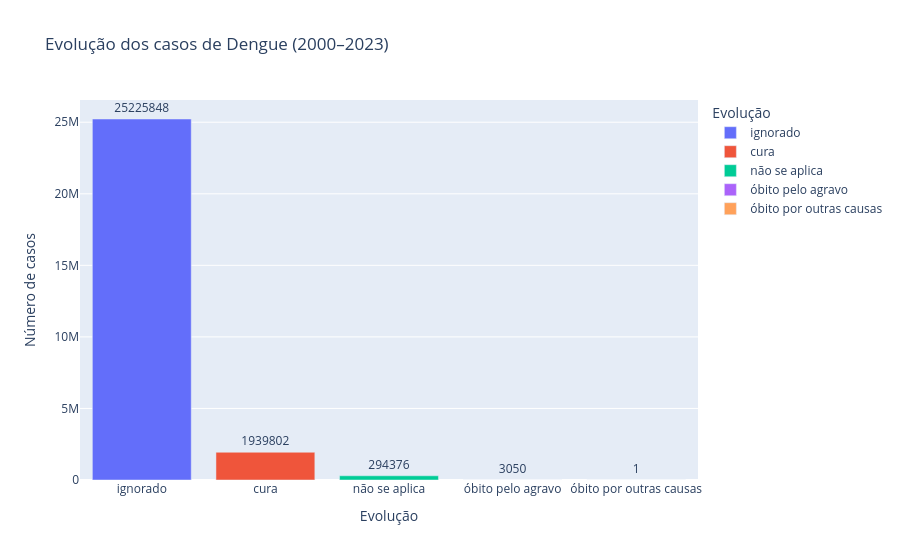

Here is the notebook cell this chart was saved with:
### Code cell
# Contagem dos resultados
evolucao_counts = (
    df_evolucao["CON_EVOLUC"]
    .value_counts()
    .reset_index()
)

evolucao_counts.columns = ["Evolução", "Contagem"]

fig = px.bar(
    evolucao_counts,
    x="Evolução",
    y="Contagem",
    text="Contagem",
    title="Evolução dos casos de Dengue (2000–2023)",
    labels={
        "Contagem": "Número de casos",
        "Evolução": "Evolução"
    },
    color="Evolução"
)

fig.update_traces(textposition="outside")

fig.show()

### Figure 1 — Plotly figure (JSON) as saved in the notebook; plotly's stock layout.template omitted (floating-point values rounded to 4 significant figures)
{"data": [{"hovertemplate": "Evolução=%{x}<br>Número de casos=%{text}<extra></extra>", "legendgroup": "ignorado", "marker": {"color": "#636efa", "pattern": {"shape": ""}}, "name": "ignorado", "orientation": "v", "showlegend": true, "text": [25230000.0], "textposition": "outside", "type": "bar", "x": ["ignorado"], "xaxis": "x", "y": [25225848], "yaxis": "y"}, {"hovertemplate": "Evolução=%{x}<br>Número de casos=%{text}<extra></extra>", "legendgroup": "cura", "marker": {"color": "#EF553B", "pattern": {"shape": ""}}, "name": "cura", "orientation": "v", "showlegend": true, "text": [1940000.0], "textposition": "outside", "type": "bar", "x": ["cura"], "xaxis": "x", "y": [1939802], "yaxis": "y"}, {"hovertemplate": "Evolução=%{x}<br>Número de casos=%{text}<extra></extra>", "legendgroup": "não se aplica", "marker": {"color": "#00cc96", "pattern": {"shape": ""}}, "name": "não se aplica", "orientation": "v", "showlegend": true, "text": [294400.0], "textposition": "outside", "type": "bar", "x": ["não se aplica"], "xaxis": "x", "y": [294376], "yaxis": "y"}, {"hovertemplate": "Evolução=%{x}<br>Número de casos=%{text}<extra></extra>", "legendgroup": "óbito pelo agravo", "marker": {"color": "#ab63fa", "pattern": {"shape": ""}}, "name": "óbito pelo agravo", "orientation": "v", "showlegend": true, "text": [3050.0], "textposition": "outside", "type": "bar", "x": ["óbito pelo agravo"], "xaxis": "x", "y": [3050], "yaxis": "y"}, {"hovertemplate": "Evolução=%{x}<br>Número de casos=%{text}<extra></extra>", "legendgroup": "óbito por outras causas", "marker": {"color": "#FFA15A", "pattern": {"shape": ""}}, "name": "óbito por outras causas", "orientation": "v", "showlegend": true, "text": [1.0], "textposition": "outside", "type": "bar", "x": ["óbito por outras causas"], "xaxis": "x", "y": [1], "yaxis": "y"}], "layout": {"barmode": "relative", "legend": {"title": {"text": "Evolução"}, "tracegroupgap": 0}, "title": {"text": "Evolução dos casos de Dengue (2000–2023)"}, "xaxis": {"anchor": "y", "categoryarray": ["ignorado", "cura", "não se aplica", "óbito pelo agravo", "óbito por outras causas"], "categoryorder": "array", "domain": [0, 1], "title": {"text": "Evolução"}}, "yaxis": {"anchor": "x", "domain": [0, 1], "title": {"text": "Número de casos"}}}}
